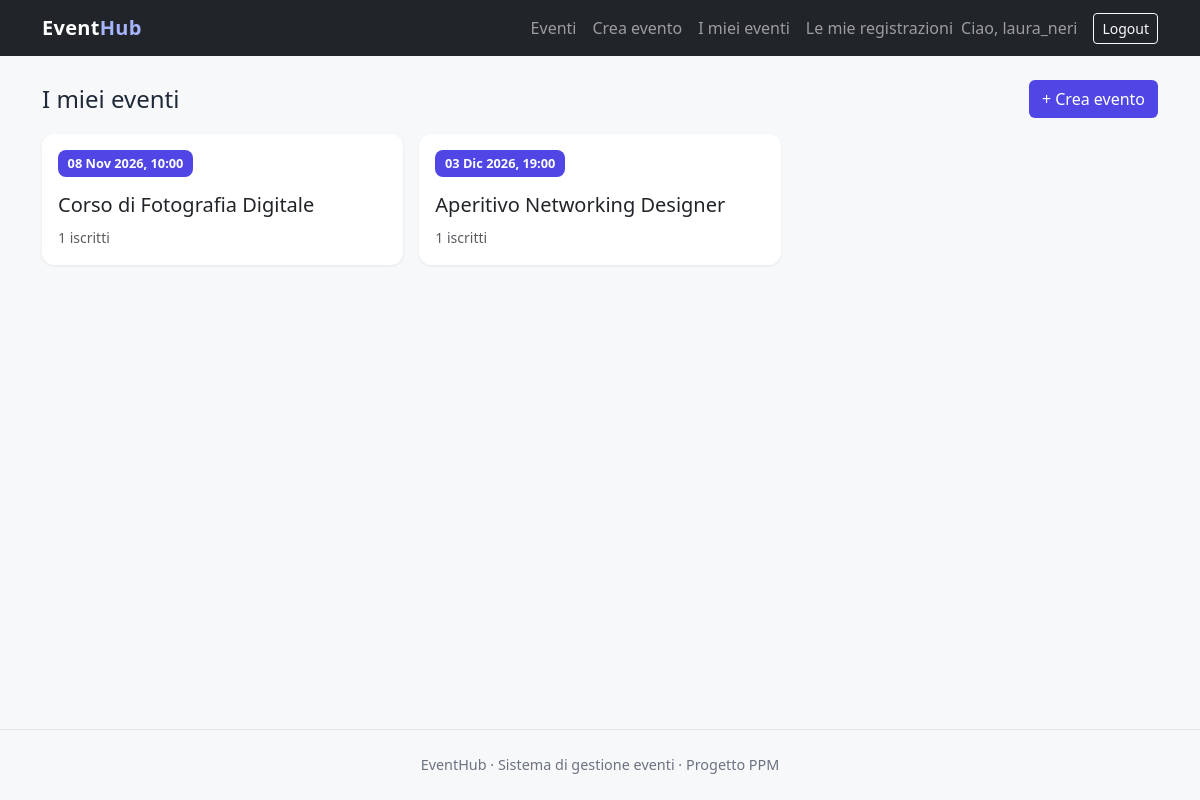
Screenshot of /my/events/ (signed in) with the database file from the repository.
### accounts/models.py (models this page shows, shortened)
class CustomUser(AbstractUser):
    bio = models.TextField(
        "biografia",
        blank=True,
        help_text="Breve descrizione facoltativa dell'utente.",
    )
    @property
    def is_organizer(self):
        return self.groups.filter(name="Organizer").exists()

### events/models.py (models this page shows, shortened)
class Event(models.Model):
    title = models.CharField("titolo", max_length=200)
    description = models.TextField("descrizione")
    date = models.DateTimeField("data e ora")
    location = models.CharField("luogo", max_length=200)
    organizer = models.ForeignKey(
        settings.AUTH_USER_MODEL,
        on_delete=models.CASCADE,
        related_name="events_organized",
        verbose_name="organizzatore",
    )
    class Meta:
        ordering = ["date"]

### events/views.py (the view)
# urls.py: path("my/events/", views.MyEventsView.as_view(), name="my-events"),
class MyEventsView(LoginRequiredMixin, ListView):
    template_name = "events/my_events.html"
    context_object_name = "events"
    def get_queryset(self):
        return Event.objects.filter(organizer=self.request.user)

### templates/events/my_events.html (shortened to what this page needs)
{% extends "base.html" %}
{% block content %}
<div class="d-flex justify-content-between align-items-center mb-3">
    <h1 class="h4 mb-0">I miei eventi</h1>
    <a href="{% url 'event-create' %}" class="btn btn-accent">+ Crea evento</a>
</div>
{% if events %}
    <div class="row g-3">
        {% for event in events %}
            <div class="col-md-6 col-lg-4">
                <a href="{% url 'event-detail' event.pk %}" class="text-reset">
                    <div class="card event-card h-100">
                        <div class="card-body">
                            <span class="date-badge">{{ event.date|date:"d M Y, H:i" }}</span>
                            <h5 class="card-title mt-3">{{ event.title }}</h5>
                            <p class="card-text"><small class="text-muted">{{ event.registrations.count }} iscritti</small></p>
                        </div>
                    </div>
                </a>
            </div>
        {% endfor %}
    </div>
{% else %}
    <p class="text-muted">Non hai ancora creato eventi.</p>
{% endif %}
{% endblock %}

### templates/base.html (shortened to what this page needs)
{% load static %}
<!DOCTYPE html>
<html lang="it">
<head>
    <link href="https://cdn.jsdelivr.net/npm/bootstrap@5.3.3/dist/css/bootstrap.min.css" rel="stylesheet">
    <link href="{% static 'css/style.css' %}" rel="stylesheet">
</head>
<body class="d-flex flex-column min-vh-100">
    <nav class="navbar navbar-expand-lg navbar-dark bg-dark">
        <div class="container">
            <a class="navbar-brand" href="{% url 'event-list' %}">Event<span>Hub</span></a>
            <div class="navbar-nav ms-auto align-items-lg-center">
                <a class="nav-link" href="{% url 'event-list' %}">Eventi</a>
                {% if user.is_authenticated %}
                    {% if user.is_organizer %}
                        <a class="nav-link" href="{% url 'event-create' %}">Crea evento</a>
                        <a class="nav-link" href="{% url 'my-events' %}">I miei eventi</a>
                    {% endif %}
                    <a class="nav-link" href="{% url 'my-registrations' %}">Le mie registrazioni</a>
                    <span class="navbar-text me-3">Ciao, {{ user.username }}</span>
                    <form method="post" action="{% url 'logout' %}" class="d-inline">
                        <button type="submit" class="btn btn-outline-light btn-sm">Logout</button>
                    </form>
                {% else %}
                    <a class="nav-link" href="{% url 'login' %}">Accedi</a>
                    <a class="nav-link" href="{% url 'signup' %}">Registrati</a>
                {% endif %}
            </div>
        </div>
    </nav>
    <main class="container my-4 flex-grow-1">
        {% block content %}{% endblock %}
    </main>
    <footer>
        <div class="container">EventHub &middot; Sistema di gestione eventi &middot; Progetto PPM</div>
    </footer>
</body>
</html>

### static/css/style.css (style rules this page uses)
:root { --accent: #4f46e5; --accent-dark: #4338ca; --bg: #f7f8fa; }
body { background-color: var(--bg); color: #1f2937; }
.navbar-brand { font-weight: 700; letter-spacing: .3px; }
.navbar-brand span { color: #a5b4fc; }
.event-card { border: none; border-radius: .75rem; box-shadow: 0 1px 3px rgba(0,0,0,.08); transition: transform .15s ease, box-shadow .15s ease; }
.date-badge { display: inline-block; background: var(--accent); color: #fff; border-radius: .5rem; padding: .25rem .6rem; font-size: .8rem; font-weight: 600; }
.btn-accent { background: var(--accent); color: #fff; }
footer { color: #6b7280; padding: 1.5rem 0; text-align: center; font-size: .9rem; border-top: 1px solid #e5e7eb; margin-top: 2rem; }
a { text-decoration: none; }

### rows the page displays
CustomUser: username "laura_neri"
Event: date "08 Nov 2026, 10:00", title "Corso di Fotografia Digitale", registrations.count "1"
Event: date "03 Dic 2026, 19:00", title "Aperitivo Networking Designer", registrations.count "1"
